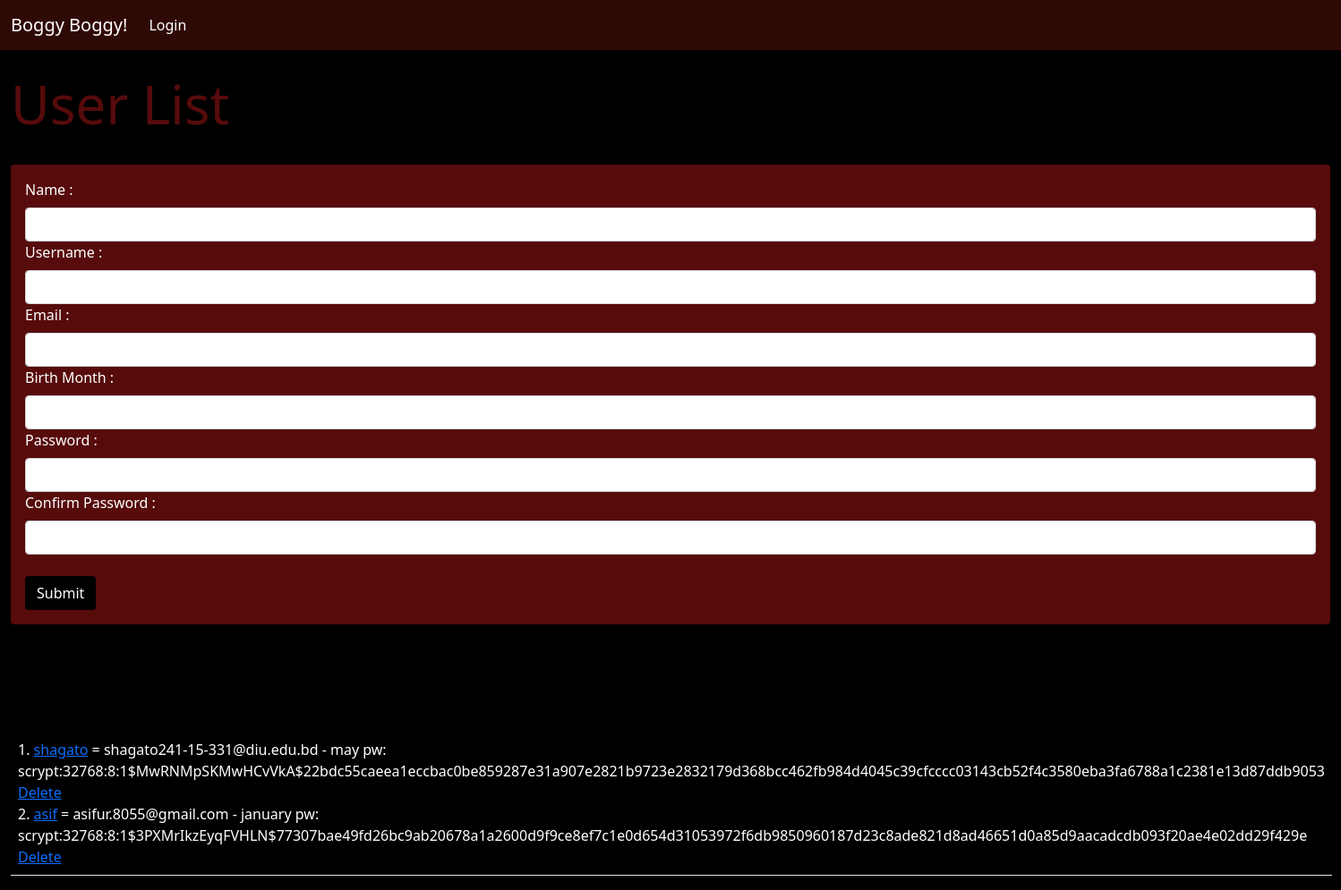
Screenshot of /user/add with the database file from the repository.
### app.py (models this page shows, shortened)
class Users(db.Model, UserMixin):
    id = db.Column(db.Integer,primary_key=True)
    username = db.Column(db.String(200), nullable=False,unique=True)
    name = db.Column(db.String(200),nullable=False)
    email = db.Column(db.String(200),nullable=False, unique=True)
    month = db.Column(db.String(20))
    date_added = db.Column(db.DateTime, default=datetime.utcnow)
    password_hash = db.Column(db.String(200))
    posts = db.relationship('Posts', backref='poster')
    @property
    def password(self):
        raise AttributeError("Password is not readable.")

### app.py (the view, shortened to what this page needs)
@app.route('/user/add', methods = ['GET', 'POST'])
def add_user():
    name = None
    form = UserForm()
    our_users = Users.query.order_by(Users.date_added)
    return render_template("add_user.html",form=form,name=name,our_users = our_users)

### webforms.py
class UserForm(FlaskForm):
    name = StringField("Name :", validators=[DataRequired()])
    username = StringField("Username :", validators=[DataRequired()])
    email = StringField("Email :", validators=[DataRequired()])
    month = StringField("Birth Month :", validators=[DataRequired()])
    password_hash = PasswordField("Password :", validators=[DataRequired(), EqualTo('password_hash2', message='Password must mach') ] )
    password_hash2 = PasswordField("Confirm Password :", validators=[DataRequired()])
    submit = SubmitField("Submit")

### templates/add_user.html (shortened to what this page needs)
{% extends 'base.html' %}
{% block content %}
{% if name %}
    <h1 style="color:rgb(87, 11, 11);"> HI {{name}}!!! </h1><br/>
    <h3 style="color:rgb(87, 11, 11);"> Check if your name is there or not </h3><br/>
    <h5 style="color:rgb(87, 11, 11);"> If not then this email is already in use... Try another email</h5><br/>
    <table class="table table-hover">
        <tr>
            <td style="color: white;">
                {% for i in our_users %}
                    {{i.id}}. <a href="{{url_for('update',id=i.id)}}">{{i.name}}</a> = {{i.username}}- {{i.email}} - {{i.month}} pw: {{i.password_hash}} <a href="{{url_for('delete',id=i.id)}}">Delete</a><br/>
                {% endfor %}
            </td>
        </tr>
    </table>
    <form method="POST">
        <button type="button" class="btn"  style="background-color: rgb(87, 11, 11); color: white;" onclick="window.location.href='{{ url_for('add_user') }}'">Go to User List</button>
    </form><br/>
{% else %}
    <h1 style="color:rgb(87, 11, 11);">User List</h1><br/>
    <div class="shadow p-3 mb-5 rounded" style="background-color: rgb(87, 11, 11); color: white;">
        <form method="POST">
            {{ form.name.label(class="form-label") }}
            {{ form.name(class="form-control" ) }}
            {{ form.username.label(class="form-label") }}
            {{ form.username(class="form-control" ) }}
            {{ form.email.label(class="form-label") }}
            {{ form.email(class="form-control" ) }}
            {{ form.month.label(class="form-label") }}
            {{ form.month(class="form-control") }}
            {{ form.password_hash.label(class="form-label") }}
            {{ form.password_hash(class="form-control") }}
            {{ form.password_hash2.label(class="form-label") }}
            {{ form.password_hash2(class="form-control") }}
            <br/>
            {{ form.submit(class="btn", style="background-color: rgb(0, 0, 0); color: white;") }}
        </form>
    </div>
    <br/><br/><br/>
<table class="table table-hover">
    <tr>
        <td style="color: white;">
            {% for i in our_users %}
                {{i.id}}. <a href="{{url_for('update',id=i.id)}}">{{i.name}}</a> = {{i.email}} - {{i.month}} pw: {{i.password_hash}} <a href="{{url_for('delete',id=i.id)}}">Delete</a><br/>
            {% endfor %}
        </td>
    </tr>
</table>
{% endif %}
{% endblock %}

### static/css/style.css (style rules this page uses)
h1 { font-size: 60px; }
body { background: #000000; color:aliceblue }

### rows the page displays
Users: id "1", name "shagato", email "shagato241-15-331@diu.edu.bd", month "may", password_hash "scrypt:32768:8:1$MwRNMpSKMwHCvVkA$22bdc55caeea1eccbac0be859287e31a907e2821b9723e2832179d368bcc462fb984d4045c39cfcccc03143cb52f4c3580eba3fa6788a1c2381e13d87ddb9053"
Users: id "2", name "asif", email "asifur.8055@gmail.com", month "january", password_hash "scrypt:32768:8:1$3PXMrIkzEyqFVHLN$77307bae49fd26bc9ab20678a1a2600d9f9ce8ef7c1e0d654d31053972f6db9850960187d23c8ade821d8ad46651d0a85d9aacadcdb093f20ae4e02dd29f429e"
